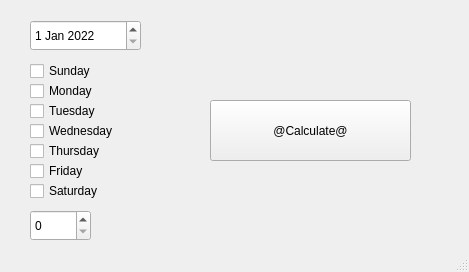
<?xml version="1.0" encoding="UTF-8"?>
<ui version="4.0">
 <class>MainWindow</class>
 <widget class="QMainWindow" name="MainWindow">
  <property name="geometry">
   <rect>
    <x>0</x>
    <y>0</y>
    <width>469</width>
    <height>272</height>
   </rect>
  </property>
  <property name="windowTitle">
   <string>MainWindow</string>
  </property>
  <widget class="QWidget" name="centralwidget">
   <widget class="QDateEdit" name="dateEdit">
    <property name="geometry">
     <rect>
      <x>30</x>
      <y>20</y>
      <width>111</width>
      <height>31</height>
     </rect>
    </property>
    <property name="date">
     <date>
      <year>2022</year>
      <month>1</month>
      <day>1</day>
     </date>
    </property>
   </widget>
   <widget class="QCheckBox" name="pbMon">
    <property name="geometry">
     <rect>
      <x>30</x>
      <y>80</y>
      <width>78</width>
      <height>22</height>
     </rect>
    </property>
    <property name="text">
     <string>Monday</string>
    </property>
   </widget>
   <widget class="QCheckBox" name="pbWed">
    <property name="geometry">
     <rect>
      <x>30</x>
      <y>120</y>
      <width>91</width>
      <height>22</height>
     </rect>
    </property>
    <property name="text">
     <string>Wednesday</string>
    </property>
   </widget>
   <widget class="QCheckBox" name="pbTue">
    <property name="geometry">
     <rect>
      <x>30</x>
      <y>100</y>
      <width>78</width>
      <height>22</height>
     </rect>
    </property>
    <property name="text">
     <string>Tuesday</string>
    </property>
   </widget>
   <widget class="QCheckBox" name="pbThu">
    <property name="geometry">
     <rect>
      <x>30</x>
      <y>140</y>
      <width>78</width>
      <height>22</height>
     </rect>
    </property>
    <property name="text">
     <string>Thursday</string>
    </property>
   </widget>
   <widget class="QCheckBox" name="pbFri">
    <property name="geometry">
     <rect>
      <x>30</x>
      <y>160</y>
      <width>78</width>
      <height>22</height>
     </rect>
    </property>
    <property name="text">
     <string>Friday</string>
    </property>
   </widget>
   <widget class="QCheckBox" name="pbSat">
    <property name="geometry">
     <rect>
      <x>30</x>
      <y>180</y>
      <width>78</width>
      <height>22</height>
     </rect>
    </property>
    <property name="text">
     <string>Saturday</string>
    </property>
   </widget>
   <widget class="QCheckBox" name="pbSun">
    <property name="geometry">
     <rect>
      <x>30</x>
      <y>60</y>
      <width>78</width>
      <height>22</height>
     </rect>
    </property>
    <property name="text">
     <string>Sunday</string>
    </property>
   </widget>
   <widget class="QPushButton" name="pushButton">
    <property name="geometry">
     <rect>
      <x>210</x>
      <y>100</y>
      <width>201</width>
      <height>61</height>
     </rect>
    </property>
    <property name="text">
     <string>@Calculate@</string>
    </property>
   </widget>
   <widget class="QSpinBox" name="spinBox">
    <property name="geometry">
     <rect>
      <x>30</x>
      <y>210</y>
      <width>61</width>
      <height>31</height>
     </rect>
    </property>
    <property name="value">
     <number>0</number>
    </property>
   </widget>
  </widget>
  <widget class="QStatusBar" name="statusbar"/>
 </widget>
 <resources/>
 <connections/>
</ui>
